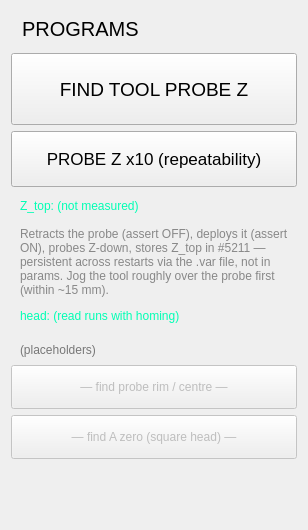
<?xml version="1.0" encoding="UTF-8"?>
<!-- PROGRAMS: one button per routine. Add a routine = add an ActionButton whose
     command_text_string is its o-word call. Solenoid on/off lives on its own
     Solenoids screen, NOT here. -->
<ui version="4.0">
 <class>pagePrograms</class>
 <widget class="QWidget" name="pagePrograms">
  <layout class="QVBoxLayout" name="progLayout">
   <item>
    <widget class="QLabel" name="prog_hdr">
     <property name="text"><string>PROGRAMS</string></property>
     <property name="styleSheet"><string notr="true">font: 75 15pt; padding: 6px;</string></property>
    </widget>
   </item>
   <item>
    <widget class="ActionButton" name="btn_find_ztop">
     <property name="minimumSize"><size><width>0</width><height>72</height></size></property>
     <property name="text"><string>FIND TOOL PROBE Z</string></property>
     <property name="styleSheet"><string notr="true">font: 75 14pt;</string></property>
     <property name="mdi_command_action" stdset="0"><bool>true</bool></property>
     <property name="command_text_string" stdset="0"><string>o&lt;find_puck_top&gt; call</string></property>
    </widget>
   </item>
   <item>
    <widget class="ActionButton" name="btn_probe_repeat">
     <property name="minimumSize"><size><width>0</width><height>56</height></size></property>
     <property name="text"><string>PROBE Z x10 (repeatability)</string></property>
     <property name="styleSheet"><string notr="true">font: 75 13pt;</string></property>
     <property name="mdi_command_action" stdset="0"><bool>true</bool></property>
     <property name="command_text_string" stdset="0"><string>o&lt;probe_z_repeat&gt; call</string></property>
    </widget>
   </item>
   <item>
    <widget class="QLabel" name="lbl_ztop_result">
     <property name="text"><string>Z_top: (not measured)</string></property>
     <property name="styleSheet"><string notr="true">color: rgb(0,255,180); font: 75 15pt "Courier 10 Pitch"; padding: 6px;</string></property>
    </widget>
   </item>
   <item>
    <widget class="QLabel" name="prog_note">
     <property name="wordWrap"><bool>true</bool></property>
     <property name="text"><string>Retracts the probe (assert OFF), deploys it (assert ON), probes Z-down, stores Z_top in #5211 — persistent across restarts via the .var file, not in params. Jog the tool roughly over the probe first (within ~15 mm).</string></property>
     <property name="styleSheet"><string notr="true">color: #888; font: 9pt; padding: 2px 6px;</string></property>
    </widget>
   </item>
   <item>
    <widget class="QLabel" name="lbl_head_read">
     <property name="text"><string>head: (read runs with homing)</string></property>
     <property name="styleSheet"><string notr="true">color: rgb(0,255,180); font: 75 14pt "Courier 10 Pitch"; padding: 4px 6px;</string></property>
    </widget>
   </item>
   <item>
    <widget class="QLabel" name="prog_ph_hdr">
     <property name="text"><string>(placeholders)</string></property>
     <property name="styleSheet"><string notr="true">color: #777; padding: 10px 6px 2px 6px;</string></property>
    </widget>
   </item>
   <item>
    <widget class="QPushButton" name="btn_prog_ph1">
     <property name="minimumSize"><size><width>0</width><height>44</height></size></property>
     <property name="enabled"><bool>false</bool></property>
     <property name="text"><string>— find probe rim / centre —</string></property>
    </widget>
   </item>
   <item>
    <widget class="QPushButton" name="btn_prog_ph2">
     <property name="minimumSize"><size><width>0</width><height>44</height></size></property>
     <property name="enabled"><bool>false</bool></property>
     <property name="text"><string>— find A zero (square head) —</string></property>
    </widget>
   </item>
   <item>
    <spacer name="progSpacer">
     <property name="orientation"><enum>Qt::Vertical</enum></property>
     <property name="sizeHint" stdset="0"><size><width>10</width><height>60</height></size></property>
    </spacer>
   </item>
  </layout>
 </widget>
 <customwidgets>
  <customwidget><class>ActionButton</class><extends>QPushButton</extends><header>qtvcp.widgets.action_button</header></customwidget>
 </customwidgets>
 <resources/>
 <connections/>
</ui>
